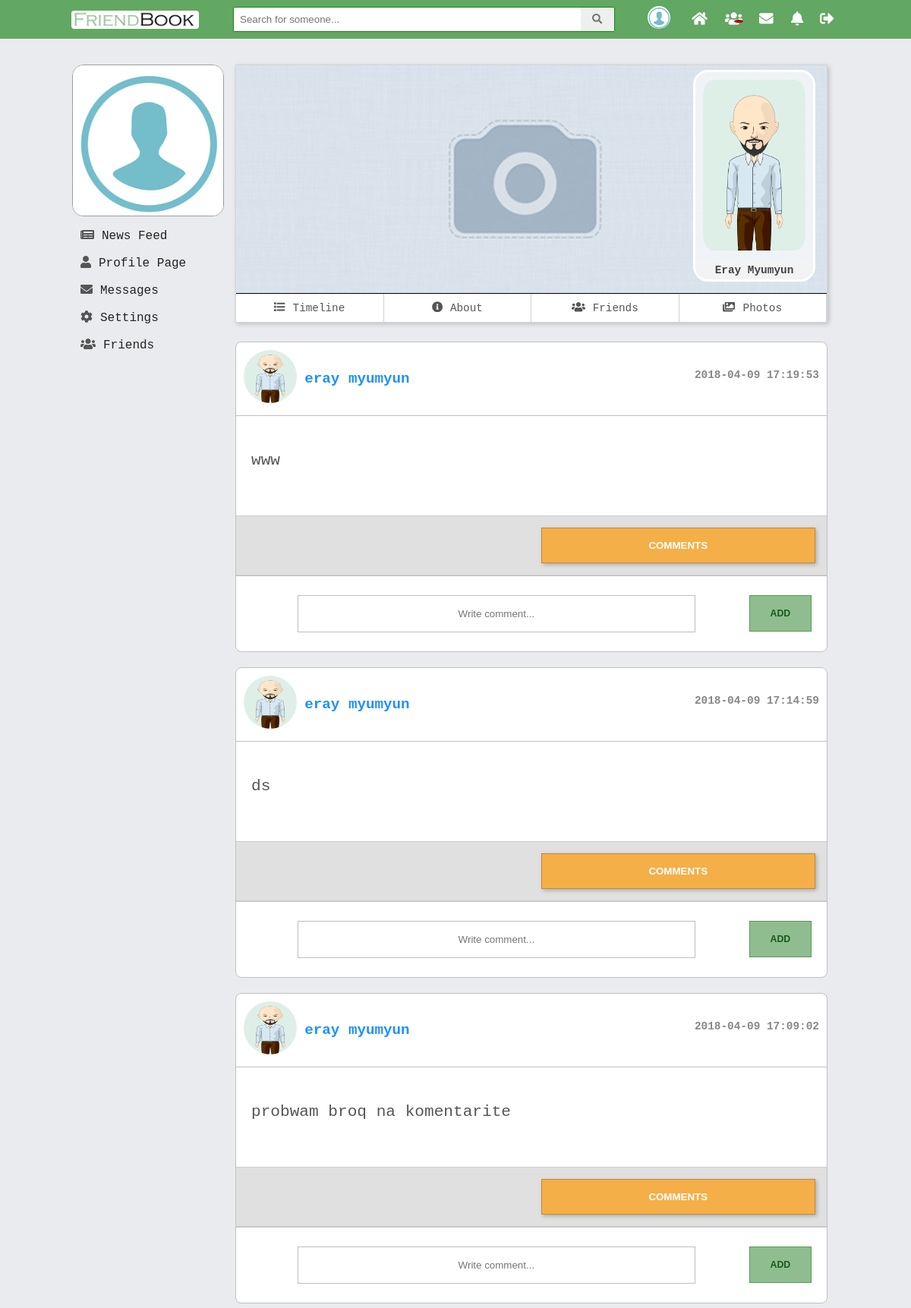
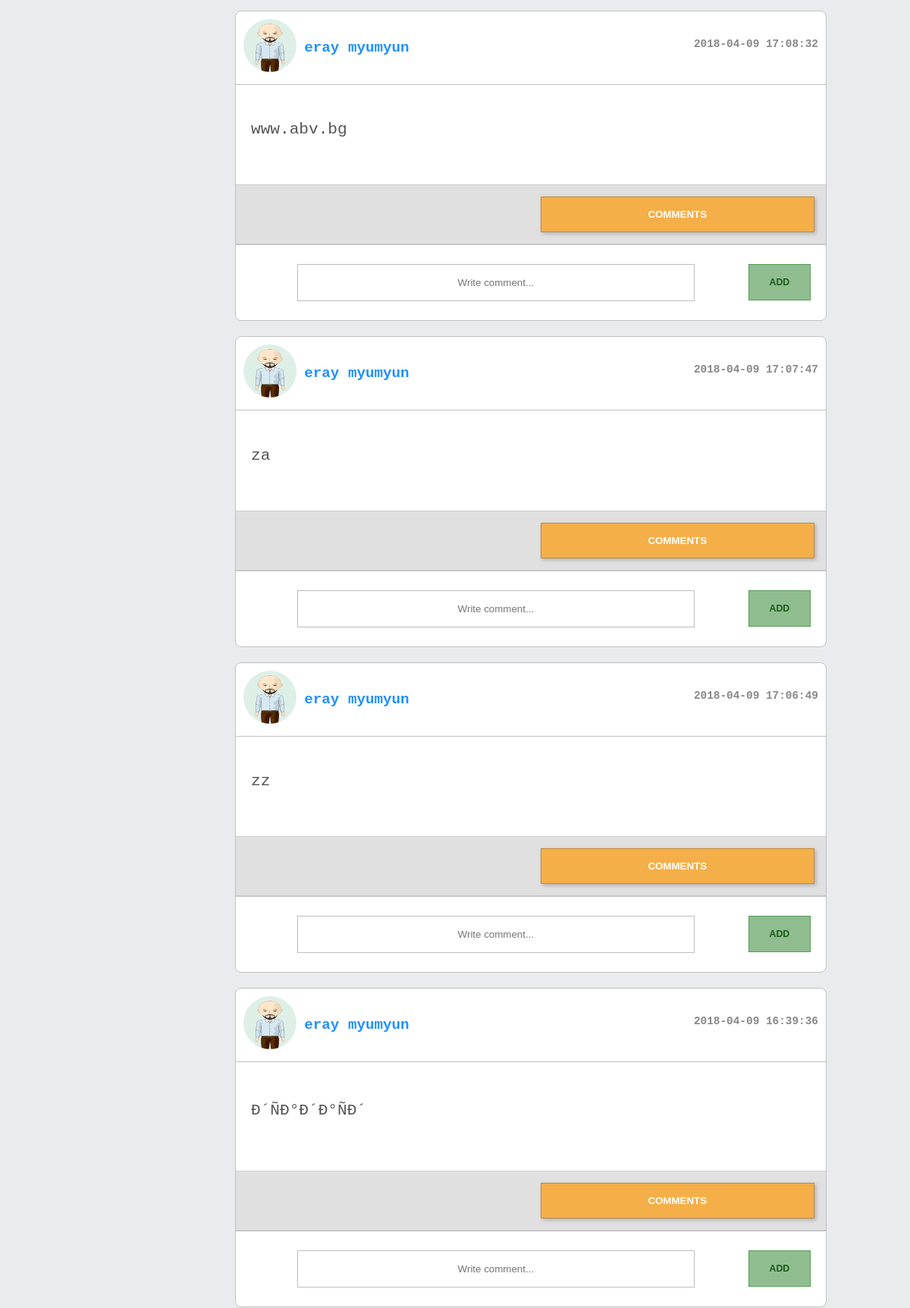
/V2.0/view/profile.php?id=4 (signed in, upper part), run on the app's committed database (2 pictures, top to bottom).
### tables this page shows
CREATE TABLE `users` (
  `id` int(11) NOT NULL,
  `first_name` varchar(45) DEFAULT NULL,
  `last_name` varchar(45) DEFAULT NULL,
  `email` varchar(100) NOT NULL,
  `password` varchar(150) NOT NULL,
  `reg_date` timestamp NOT NULL DEFAULT CURRENT_TIMESTAMP ON UPDATE CURRENT_TIMESTAMP,
  `gender` varchar(45) NOT NULL,
  `birthday` date NOT NULL,
  `relation_status` varchar(30) DEFAULT NULL,
  `profile_pic` varchar(200) NOT NULL,
  `profile_cover` varchar(200) NOT NULL,
  `description` varchar(500) DEFAULT NULL,
  `display_name` varchar(45) DEFAULT NULL,
  `country_id` int(11) DEFAULT NULL,
  `mobile_number` int(11) DEFAULT NULL,
  `www` varchar(100) DEFAULT NULL,
  `skype` varchar(50) DEFAULT NULL
);

CREATE TABLE `posts` (
  `id` int(11) NOT NULL,
  `description` text NOT NULL,
  `create_date` timestamp NOT NULL DEFAULT CURRENT_TIMESTAMP ON UPDATE CURRENT_TIMESTAMP,
  `edit_date` datetime DEFAULT NULL,
  `user_id` int(11) NOT NULL
);

### V2.0/model/users_dao.php (called while the page is built, shortened)
<?php
function getUserInfo($user_id) {
    $pdo = $GLOBALS['pdo'];
    $statement = $pdo->prepare("SELECT profile_pic, profile_cover, id, first_name, last_name
                                FROM users
                                WHERE users.id = ?
                                ");
    $statement->execute(array($user_id));
    $result = $statement->fetch(PDO::FETCH_ASSOC);
    return $result;
}

### V2.0/model/posts_dao.php (called while the page is built, shortened)
<?php
function getOwnPosts($user_id) {
    $pdo = $GLOBALS['pdo'];
    $statement = $pdo->prepare("SELECT posts.id AS post_id, posts.description, posts.create_date, users.id AS user_id, users.first_name, users.last_name, users.profile_pic, users.profile_cover,users.gender
                                FROM posts
                                JOIN users ON posts.user_id = users.id
                                WHERE users.id = ?
                                ORDER BY posts.create_date DESC;");
    $statement->execute(array($user_id));
    $result = $statement->fetchAll(PDO::FETCH_ASSOC);
    return $result;
}

### V2.0/include/modules/profile_feed_posts.php (the view, shortened to what this page needs)
<div id="newsfeed">
    <?php
    if (isset($_GET['id'])) {
        $allPosts = getOwnPosts($_GET['id']);
    }
    else {
        $allPosts = getOwnPosts($_SESSION['logged']['id']);
    }
    foreach ($allPosts as $post) {?>
        <div class="post">
            <div class="user_info">
                <div class="icon"><img src="<?php echo $post['profile_pic']; ?>" alt="icon" class="img-rounded center-block"></div>
                <div class="name"><a href="profile.php?id=<?php echo $post['user_id']?>" class="<?php echo ($post['gender'] == 'female') ? "female" : "male"?>"><?php echo $post["first_name"] . " " . $post["last_name"]; ?></a></div>
                <div class="date"><?php echo $post['create_date']; ?></div>
            </div>
            <div class="description">
                <p><?php echo $post["description"]; ?></p>
            </div>
            <div class="post_navigation">
                <div class="like-container" id="like-container<?php echo $post['post_id']?>">
                </div>
                <div class="comments-buttons">
                    <button onclick="displayComments(<?php echo $post['post_id']?>)" type="button" class="display_comments" name="button" id="comment_btn<?php echo $post['post_id']?>">COMMENTS</button>
                </div>
            </div>
            <div class="add-comment-div">
                <input type="text" placeholder="Write comment..." class="comment-textarea<?= $post['post_id'] ?>" name="comment_description">
                <button id="add<?php echo $post['post_id']?>" class="mini-btn">add</button>
            </div>
        </div>
    <?php }?>
</div>

### V2.0/view/profile.php (shortened to what this page needs)
<?php
    require_once "../include/header.php";
    require_once  "../include/mainHeader.php";
    require_once "../model/users_dao.php";
    require_once "../model/posts_dao.php";
    if(isset($_GET['id'])){
        $userIdInfo = getUserInfo(htmlentities($_GET['id']));
        $profilePic = $userIdInfo["profile_pic"];
        $profileCover = $userIdInfo["profile_cover"];
        $userName = $userIdInfo["first_name"] . " " . $userIdInfo["last_name"];
        $allPosts = getOwnPosts($_GET['id']);
    }
    else{
        $profilePic = $_SESSION["logged"]["profile_pic"];
        $profileCover = $_SESSION["logged"]["profile_cover"];
        $allPosts = getOwnPosts($_SESSION["logged"]["id"]);
    }
?>
    <div id="left-col-grid">
        <div class="lwrap">
            <?php
            require_once  "../include/modules/leftProfileInfo.php";
            require_once  "../include/modules/leftNav.php";
            ?>
        </div>
    </div>
    <div id="content-grid">
        <div id="profileHolder">
            <div id="cover">
                <img  id="cover_img" src="<?php echo $profileCover; ?>" alt="user cover picture">
                <?php
                if(isset($_GET["id"]) && $_GET["id"] != $_SESSION["logged"]["id"]){
                    ?>
                    <div id="userPictrue">
                        <img  id="other_cover_img" src="<?php echo $profilePic; ?>" alt="user profile picture">
                        <div class="profile-mini-name"><?php echo $userName; ?></div>
                    </div>
                    <?php
                }
                        ?>
            </div>
            <?php require_once '../include/profile_nav.php'; ?>
        </div>
        <div id="timeline">
            <?php require_once '../include/modules/profile_feed_posts.php'; ?>
        </div>
    </div>
<?php
    require_once "../include/mainFooter.php";
    require_once "../include/footer.php";
?>

### V2.0/assets/css/comment_module.css (style rules this page uses)
div.icon img { height: 70px; border-radius: 50%; width: 70px; }
div.date { float: right; top: 25px; position: relative; font-size: 0.9rem; }
.user_info { color: #888; font-weight: bold; padding: 10px; font-size: 1.2em; border-bottom: 1px solid #c1c1c1; }
.description p { font-size: 1.1em; color: #555; }
.post_navigation { display: grid; grid-template-columns: 1fr 1fr; grid-gap: 25px; margin: 15px 0px 0; background: #e0e0e0; padding: 15px; border-top: 1px solid #cdcdcd; border-bottom: 1px solid #cdcdcd; }
.name, .icon { display: inline-block; vertical-align: middle; font-size: 1.2rem; }
.description { padding: 25px 20px; font-size: 1.2rem; }
input[type="text"] { padding: 16px; width: 70%; box-sizing: border-box; }
.comments-buttons button { background: #f5af48; color: white; font-weight: bold; font-family: arial; border: 1px solid #c18a38; transition: background 0.4s ease-in-out; cursor: pointer; }
.like-button, .dislike-button, .comments-buttons button { padding: 15px; width: 100%; box-shadow: 2px 2px 5px #0000003b; }

### V2.0/assets/css/main.css (style rules this page uses)
body { font-size: 1.1em; padding: 0; background-color: #e9ebee; margin: 0; padding-top: 35px; position: relative; font-family: monospace; }
#left-col-grid { grid-area: left; }
#content-grid { grid-area: main; }
#left-col-grid { box-sizing: border-box; position: relative; width: 200px; }
#left-col-grid > *,#right-col-grid > * { position: fixed; width: inherit; font-family: monospace; }
.post { background: white; border-radius: 8px; box-sizing: border-box; margin: 20px 0; position: relative; border: 1px solid #c1c1c1; }
.mini-btn { padding: 10px 0; width: 100%; max-width: 100px; text-transform: uppercase; font-weight: bold; font-size: 0.7em; color: #175a17; margin: 0 5px; border-radius: inherit; float: right; cursor: pointer; transition: background 0.3s ease-in-out, color 0.3s ease-in-out; background: #90bd90; vertical-align: middle; border: 1px solid #569a56; }
.add-comment-div { width: 100%; text-align: center; padding: 25px 15px; border-top: 1px solid #c1c1c1; box-sizing: border-box; }
.male { color: dodgerblue !important; text-decoration: none; }
div#userPictrue { position: absolute; background: #ffffff96; bottom: 15px; right: 15px; text-align: center; border-radius: 20px; overflow: hidden; border: 3px solid white; }
div#userPictrue img { max-width: 135px; border-radius: 10%; margin: 10px; }
div#cover { position: relative; height: 300px; width: 100%; overflow: hidden; }
div#profileHolder { background: white; box-shadow: 2px 2px 6px #00000030; border: 1px solid #0000002b; box-sizing: border-box; margin-bottom: 25px; }
.profile-mini-name { background: #f3f3f3; text-transform: capitalize; font-size: 0.9rem; font-weight: bold; color: #444; padding: 4px 0; box-sizing: border-box; }
.add-comment-div input { width: 85%; padding: 10px 0px; text-align: center; border: 1px solid #55555561; transition: background 0.3s ease-in-out, padding 0.4s ease-in-out; }
.add-comment-div button { width: 11%; padding: 16px 0 !important; }
.like-container { position: relative; }
div.icon img { height: 70px; }
.description p { font-size: 1.1em; color: #555; }
.post_navigation { display: grid; grid-template-columns: 1fr 1fr; grid-gap: 25px; margin: 15px 0px 0; background: #e0e0e0; padding: 15px; border-top: 1px solid #c1c1c1; border-bottom: 1px solid #c1c1c1; }
input[name="comment_description"] { padding: 10px; width: 85%; box-sizing: border-box; }
img#cover_img { width: 100%; max-width: 778px; }
div#timeline { display: block; }

### data on the page
users: profile_cover (placeholder picture), profile_pic (picture), userName "Eray Myumyun"
posts: user.profile_pic (picture), user.first_name "eray", user.last_name "myumyun", create_date "2018-04-09 17:19:53", description "www"
posts: user.profile_pic (picture), user.first_name "eray", user.last_name "myumyun", create_date "2018-04-09 17:14:59", description "ds"
posts: user.profile_pic (picture), user.first_name "eray", user.last_name "myumyun", create_date "2018-04-09 17:09:02", description "probwam broq na komentarite"
posts: user.profile_pic (picture), user.first_name "eray", user.last_name "myumyun", create_date "2018-04-09 17:08:32", description "www.abv.bg"
posts: user.profile_pic (picture), user.first_name "eray", user.last_name "myumyun", create_date "2018-04-09 17:07:47", description "za"
posts: user.profile_pic (picture), user.first_name "eray", user.last_name "myumyun", create_date "2018-04-09 17:06:49", description "zz"
posts: user.profile_pic (picture), user.first_name "eray", user.last_name "myumyun", create_date "2018-04-09 16:39:36", description "Ð´ÑÐ°Ð´Ð°ÑÐ´"
